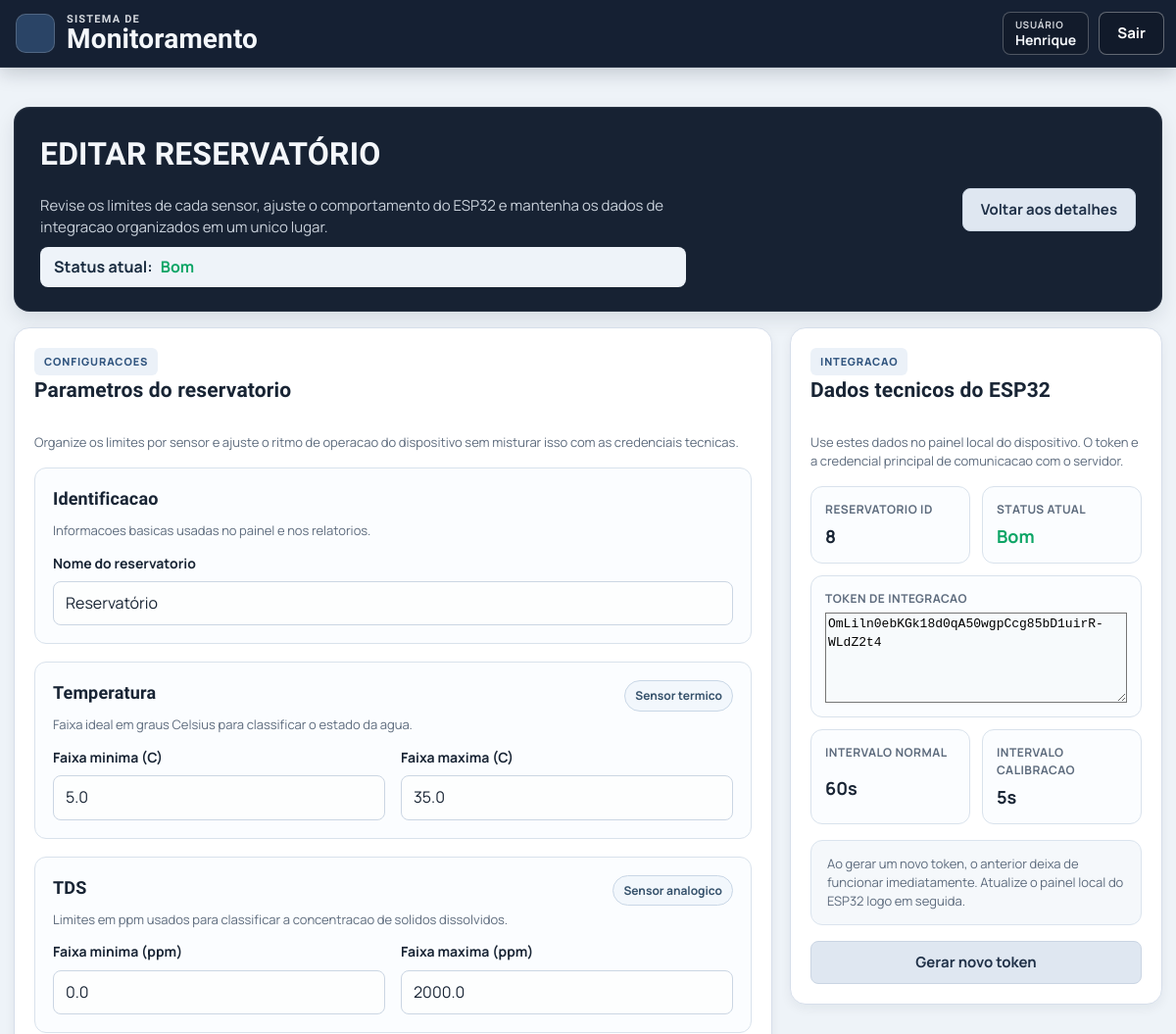
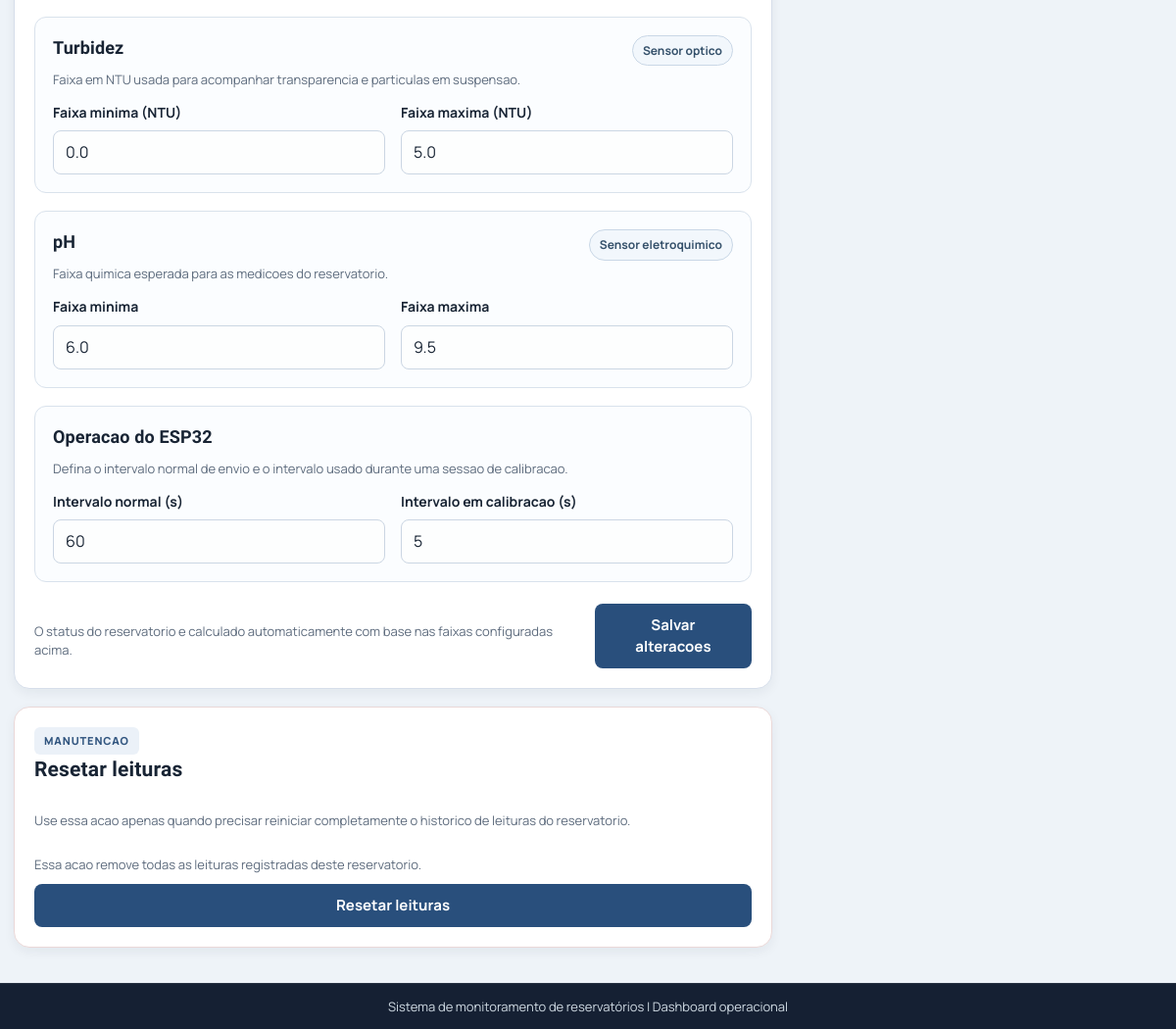
The app's page /reservatorios/8/editar/ (signed in), older data (2 pictures, top to bottom).
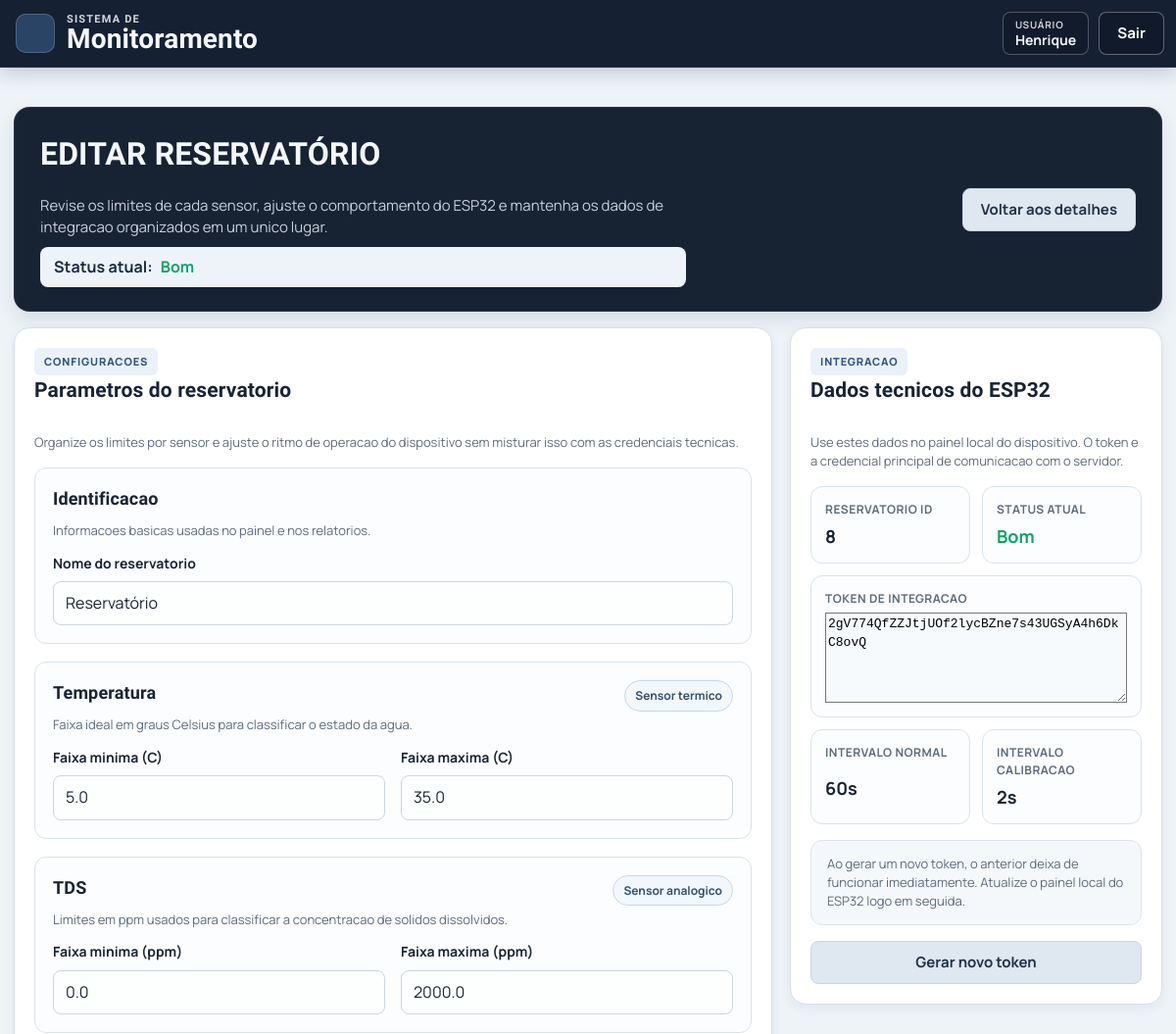
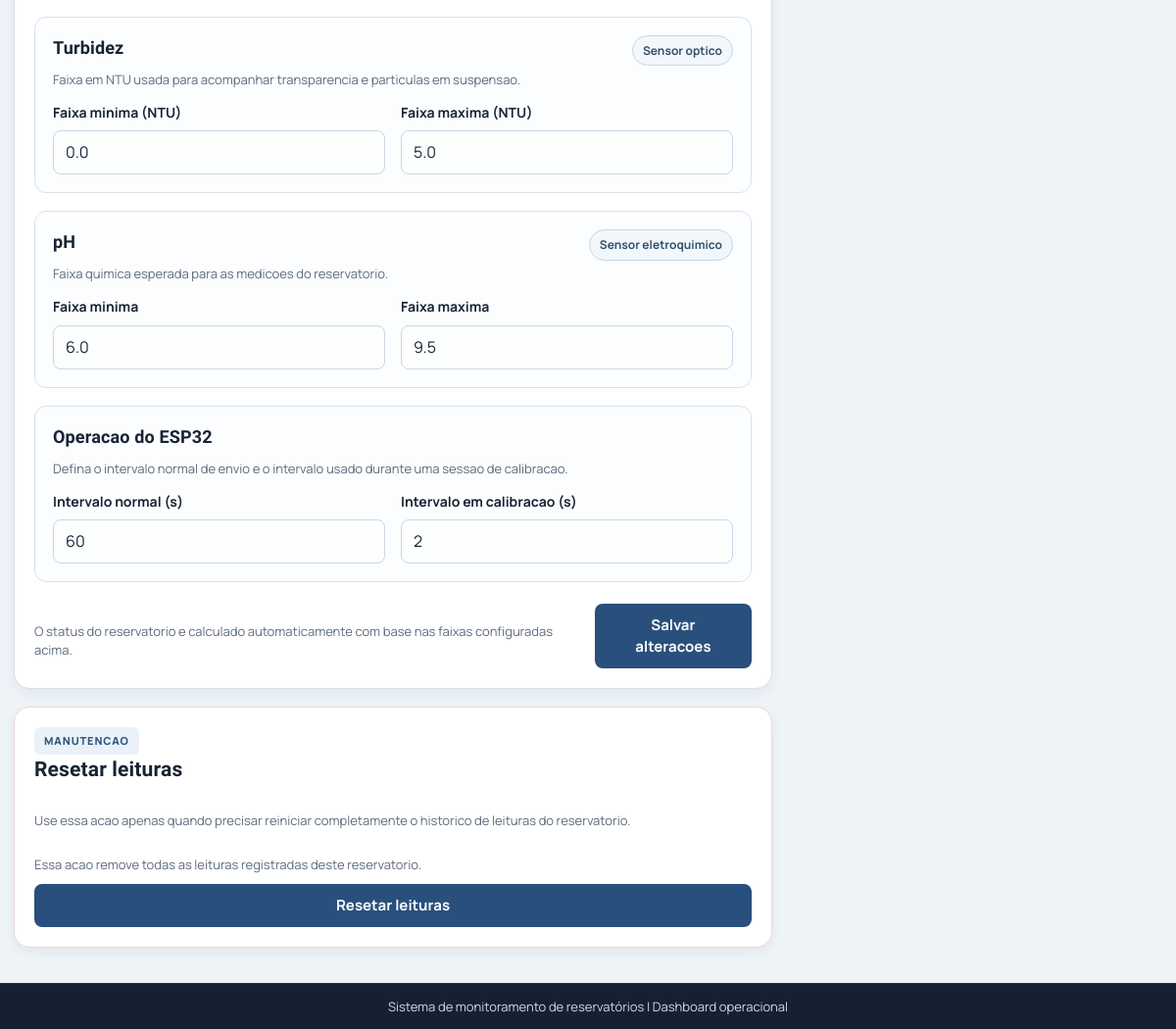
The same page, newer data (2 pictures, top to bottom).
### app/models.py (models this page shows, shortened)
class Reservatorio(models.Model):
    STATUS_BOM = "bom"
    STATUS_ATENCAO = "atencao"
    STATUS_PERIGO = "perigo"
    FAIXA_PADRAO_PPM_TDS_MIN = 0.0
    FAIXA_PADRAO_PPM_TDS_MAX = 500.0
    FAIXA_PADRAO_NTU_TURBIDEZ_MIN = 0.0
    FAIXA_PADRAO_NTU_TURBIDEZ_MAX = 5.0
    FAIXA_PADRAO_CELSIUS_TEMPERATURA_MIN = 5.0
    FAIXA_PADRAO_CELSIUS_TEMPERATURA_MAX = 30.0
    FAIXA_PADRAO_PH_MIN = 6.0
    FAIXA_PADRAO_PH_MAX = 9.5
    META_PADRAO_PPM_TDS = 600.0
    META_PADRAO_NTU_TURBIDEZ = 1.5
    META_PADRAO_CELSIUS_TEMPERATURA = 25.0
    META_PADRAO_PH = 7.0
    ESP32_INTERVALO_ENVIO_NORMAL_PADRAO_S = 60
    ESP32_INTERVALO_ENVIO_CALIBRACAO_PADRAO_S = 5
    STATUS_CHOICES = (
        (STATUS_BOM, "Bom"),
        (STATUS_ATENCAO, "Ateno"),
        (STATUS_PERIGO, "Perigo"),
    )
    usuario = models.ForeignKey(
        settings.AUTH_USER_MODEL,
        on_delete=models.CASCADE,
        related_name="reservatorios",
    )
    nome = models.CharField(max_length=120, unique=True)
    status = models.CharField(max_length=20, choices=STATUS_CHOICES, default=STATUS_BOM)
    faixa_ppm_tds_min = models.FloatField(default=FAIXA_PADRAO_PPM_TDS_MIN)
    faixa_ppm_tds_max = models.FloatField(default=FAIXA_PADRAO_PPM_TDS_MAX)
    faixa_ntu_turbidez_min = models.FloatField(default=FAIXA_PADRAO_NTU_TURBIDEZ_MIN)
    faixa_ntu_turbidez_max = models.FloatField(default=FAIXA_PADRAO_NTU_TURBIDEZ_MAX)
    faixa_celsius_temperatura_min = models.FloatField(default=FAIXA_PADRAO_CELSIUS_TEMPERATURA_MIN)
    faixa_celsius_temperatura_max = models.FloatField(default=FAIXA_PADRAO_CELSIUS_TEMPERATURA_MAX)
    faixa_ph_min = models.FloatField(default=FAIXA_PADRAO_PH_MIN)
    faixa_ph_max = models.FloatField(default=FAIXA_PADRAO_PH_MAX)
    meta_ppm_tds = models.FloatField(default=META_PADRAO_PPM_TDS)
    meta_ntu_turbidez = models.FloatField(default=META_PADRAO_NTU_TURBIDEZ)
    meta_celsius_temperatura = models.FloatField(default=META_PADRAO_CELSIUS_TEMPERATURA)
    meta_ph = models.FloatField(default=META_PADRAO_PH)
    esp32_token_integracao = models.CharField(
        max_length=128,
        unique=True,
        default=gerar_token_integracao_esp32,
    )
    esp32_intervalo_envio_normal_s = models.PositiveIntegerField(
        default=ESP32_INTERVALO_ENVIO_NORMAL_PADRAO_S,
    )
    esp32_intervalo_envio_calibracao_s = models.PositiveIntegerField(
        default=ESP32_INTERVALO_ENVIO_CALIBRACAO_PADRAO_S,
    )
    created_at = models.DateTimeField(auto_now_add=True)
    updated_at = models.DateTimeField(auto_now=True)
    class Meta:
        ordering = ["nome"]
    @classmethod
    def obter_por_id(cls, reservatorio_id, usuario=None):
        reservatorio_id = cls._normalizar_id(reservatorio_id)
        if reservatorio_id is None:
            return None
        queryset = cls.objects.filter(id=reservatorio_id)
        if usuario is not None:
            queryset = queryset.filter(usuario=usuario)
        return queryset.first()
    def garantir_pontos_monitoramento(self):
        possui_ponto = self.pontos_monitoramento.filter(
            tipo__in=PontoMonitoramento.TIPOS_COMPATIVEIS,
        ).exists()
        if possui_ponto:
            return
        PontoMonitoramento.objects.get_or_create(
            reservatorio=self,
            tipo=PontoMonitoramento.TIPO_UNICO,
        )
    @staticmethod
    def _normalizar_id(reservatorio_id):
        if isinstance(reservatorio_id, int):
            return reservatorio_id if reservatorio_id > 0 else None
        if isinstance(reservatorio_id, str) and reservatorio_id.isdigit():
            return int(reservatorio_id)
        return None

### app/views.py (the view)
# urls.py: path('reservatorios/<int:reservatorio_id>/editar/', views.reservatorio_editar, name="reservatorio_editar"),
@login_required(login_url="entrar")
@require_http_methods(["GET"])
def reservatorio_editar(request, reservatorio_id):
    reservatorio = Reservatorio.obter_por_id(reservatorio_id, usuario=request.user)
    if reservatorio is None:
        messages.error(request, "ReservatÃ³rio nÃ£o encontrado.")
        return redirect("index")
    return render(
        request,
        "reservatorio/editar.html",
        _contexto_edicao_reservatorio(reservatorio),
    )

### app/views.py (called while the page is built)
def _contexto_edicao_reservatorio(reservatorio):
    reservatorio.garantir_pontos_monitoramento()
    return {"reservatorio": reservatorio}

### app/templates/reservatorio/editar.html (shortened to what this page needs)
{% extends "blocos/base.html" %}
{% load static %}
{% block content %}
<section class="detail-hero">
    <div class="detail-hero-copy">
        <h2>EDITAR {{ reservatorio.nome|upper }}</h2>
        <p class="index-hero-subtitle">
            Revise os limites de cada sensor, ajuste o comportamento do ESP32 e mantenha os dados de integracao organizados em um unico lugar.
        </p>
        <p class="detail-status">
            <span>Status atual:</span>
            <strong class="status-text status-{{ reservatorio.status }}">{{ reservatorio.get_status_display }}</strong>
        </p>
    </div>
    <div class="detail-hero-actions">
        <a class="btn-secondary" href="{% url 'reservatorio_detalhe' reservatorio.id %}">Voltar aos detalhes</a>
    </div>
</section>
<section class="reservatorio-edit-layout">
    {% include "reservatorio/_edicao_formularios.html" %}
</section>
{% endblock %}

### app/templates/reservatorio/_edicao_formularios.html (shortened to what the changed rows need)
{% load l10n %}
<div class="reservatorio-edit-main">
    <article class="panel reservatorio-edit-panel">
        <form class="edit-form reservatorio-edit-form" method="post" action="{% url 'reservatorio_atualizar' reservatorio.id %}">
            <section class="reservatorio-edit-section">
                <div class="reservatorio-edit-fields reservatorio-edit-fields-single">
                    <div class="form-field">
                        <label for="nome">Nome do reservatorio</label>
                        <input id="nome" name="nome" type="text" value="{{ reservatorio.nome }}" required>
                    </div>
                </div>
            </section>
            <section class="reservatorio-edit-section">
                <div class="reservatorio-edit-fields">
                    <div class="form-field">
                        <label for="faixa_celsius_temperatura_min">Faixa minima (C)</label>
                        <input id="faixa_celsius_temperatura_min" name="faixa_celsius_temperatura_min" type="number" step="0.01"
                            value="{{ reservatorio.faixa_celsius_temperatura_min|unlocalize }}" required>
                    </div>
                    <div class="form-field">
                        <label for="faixa_celsius_temperatura_max">Faixa maxima (C)</label>
                        <input id="faixa_celsius_temperatura_max" name="faixa_celsius_temperatura_max" type="number" step="0.01"
                            value="{{ reservatorio.faixa_celsius_temperatura_max|unlocalize }}" required>
                    </div>
                </div>
            </section>
            <section class="reservatorio-edit-section">
                <div class="reservatorio-edit-fields">
                    <div class="form-field">
                        <label for="faixa_ppm_tds_min">Faixa minima (ppm)</label>
                        <input id="faixa_ppm_tds_min" name="faixa_ppm_tds_min" type="number" step="0.01" min="0"
                            value="{{ reservatorio.faixa_ppm_tds_min|unlocalize }}" required>
                    </div>
                    <div class="form-field">
                        <label for="faixa_ppm_tds_max">Faixa maxima (ppm)</label>
                        <input id="faixa_ppm_tds_max" name="faixa_ppm_tds_max" type="number" step="0.01" min="0.01"
                            value="{{ reservatorio.faixa_ppm_tds_max|unlocalize }}" required>
                    </div>
                </div>
            </section>
            <section class="reservatorio-edit-section">
                <div class="reservatorio-edit-fields">
                    <div class="form-field">
                        <label for="faixa_ntu_turbidez_min">Faixa minima (NTU)</label>
                        <input id="faixa_ntu_turbidez_min" name="faixa_ntu_turbidez_min" type="number" step="0.01" min="0"
                            value="{{ reservatorio.faixa_ntu_turbidez_min|unlocalize }}" required>
                    </div>
                    <div class="form-field">
                        <label for="faixa_ntu_turbidez_max">Faixa maxima (NTU)</label>
                        <input id="faixa_ntu_turbidez_max" name="faixa_ntu_turbidez_max" type="number" step="0.01" min="0.01"
                            value="{{ reservatorio.faixa_ntu_turbidez_max|unlocalize }}" required>
                    </div>
                </div>
            </section>
            <section class="reservatorio-edit-section">
                <div class="reservatorio-edit-fields">
                    <div class="form-field">
                        <label for="faixa_ph_min">Faixa minima</label>
                        <input id="faixa_ph_min" name="faixa_ph_min" type="number" step="0.01" min="0" max="14"
                            value="{{ reservatorio.faixa_ph_min|unlocalize }}" required>
                    </div>
                    <div class="form-field">
                        <label for="faixa_ph_max">Faixa maxima</label>
                        <input id="faixa_ph_max" name="faixa_ph_max" type="number" step="0.01" min="0" max="14"
                            value="{{ reservatorio.faixa_ph_max|unlocalize }}" required>
                    </div>
                </div>
            </section>
            <section class="reservatorio-edit-section">
                <div class="reservatorio-edit-fields">
                    <div class="form-field">
                        <label for="esp32_intervalo_envio_normal_s">Intervalo normal (s)</label>
                        <input id="esp32_intervalo_envio_normal_s" name="esp32_intervalo_envio_normal_s" type="number" min="1" step="1"
                            value="{{ reservatorio.esp32_intervalo_envio_normal_s }}" required>
                    </div>
                    <div class="form-field">
                        <label for="esp32_intervalo_envio_calibracao_s">Intervalo em calibracao (s)</label>
                        <input id="esp32_intervalo_envio_calibracao_s" name="esp32_intervalo_envio_calibracao_s" type="number" min="1" step="1"
                            value="{{ reservatorio.esp32_intervalo_envio_calibracao_s }}" required>
                    </div>
                </div>
            </section>
        </form>
    </article>
</div>
<aside class="reservatorio-edit-sidebar">
    <article class="panel reservatorio-edit-panel">
        <div class="reservatorio-tech-grid">
            <div class="reservatorio-tech-item">
                <span class="reservatorio-tech-label">Reservatorio ID</span>
                <strong class="reservatorio-tech-value">{{ reservatorio.id }}</strong>
            </div>
            <div class="reservatorio-tech-item">
                <span class="reservatorio-tech-label">Status atual</span>
                <strong class="reservatorio-tech-value status-text status-{{ reservatorio.status }}">{{ reservatorio.get_status_display }}</strong>
            </div>
            <div class="reservatorio-tech-item reservatorio-tech-item-full">
                <span class="reservatorio-tech-label">Token de integracao</span>
                <textarea id="esp32_token_integracao" class="reservatorio-tech-token" rows="4" readonly>{{ reservatorio.esp32_token_integracao }}</textarea>
            </div>
            <div class="reservatorio-tech-item">
                <span class="reservatorio-tech-label">Intervalo normal</span>
                <strong class="reservatorio-tech-value">{{ reservatorio.esp32_intervalo_envio_normal_s }}s</strong>
            </div>
            <div class="reservatorio-tech-item">
                <span class="reservatorio-tech-label">Intervalo calibracao</span>
                <strong class="reservatorio-tech-value">{{ reservatorio.esp32_intervalo_envio_calibracao_s }}s</strong>
            </div>
        </div>
    </article>
</aside>

Row changes from the older to the newer data that the page shows:
changed Reservatorio "RESERVATÓRIO": esp32_intervalo_envio_calibracao_s "5" → "2"; esp32_token_integracao "OmLiln0ebKGk18d0qA50wgpCcg85bD1uirR-WLdZ2t4" → "2gV774QfZZJtjUOf2lycBZne7s43UGSyA4h6DkC8ovQ"
